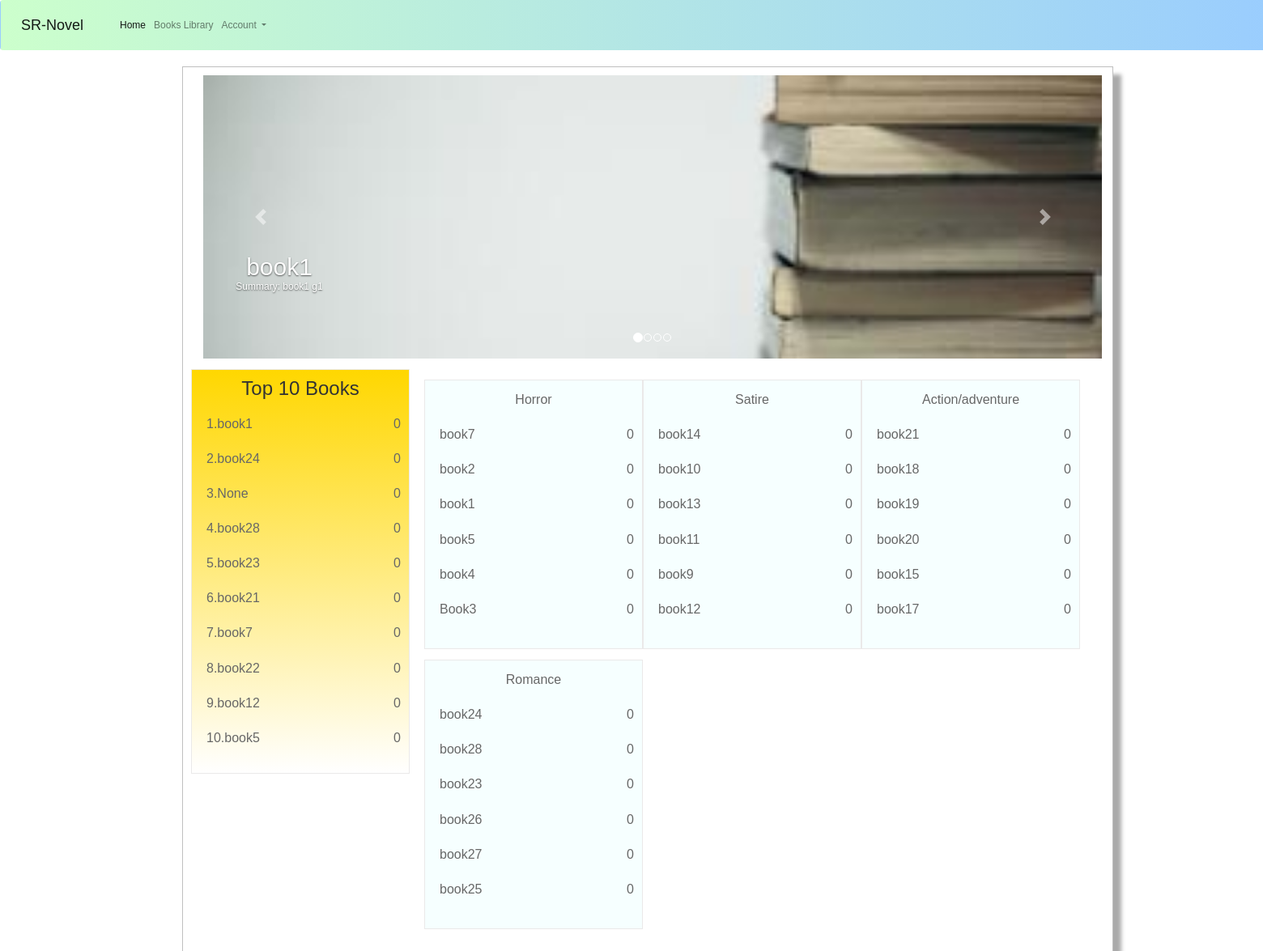
The page /application/ on the database as committed earlier.
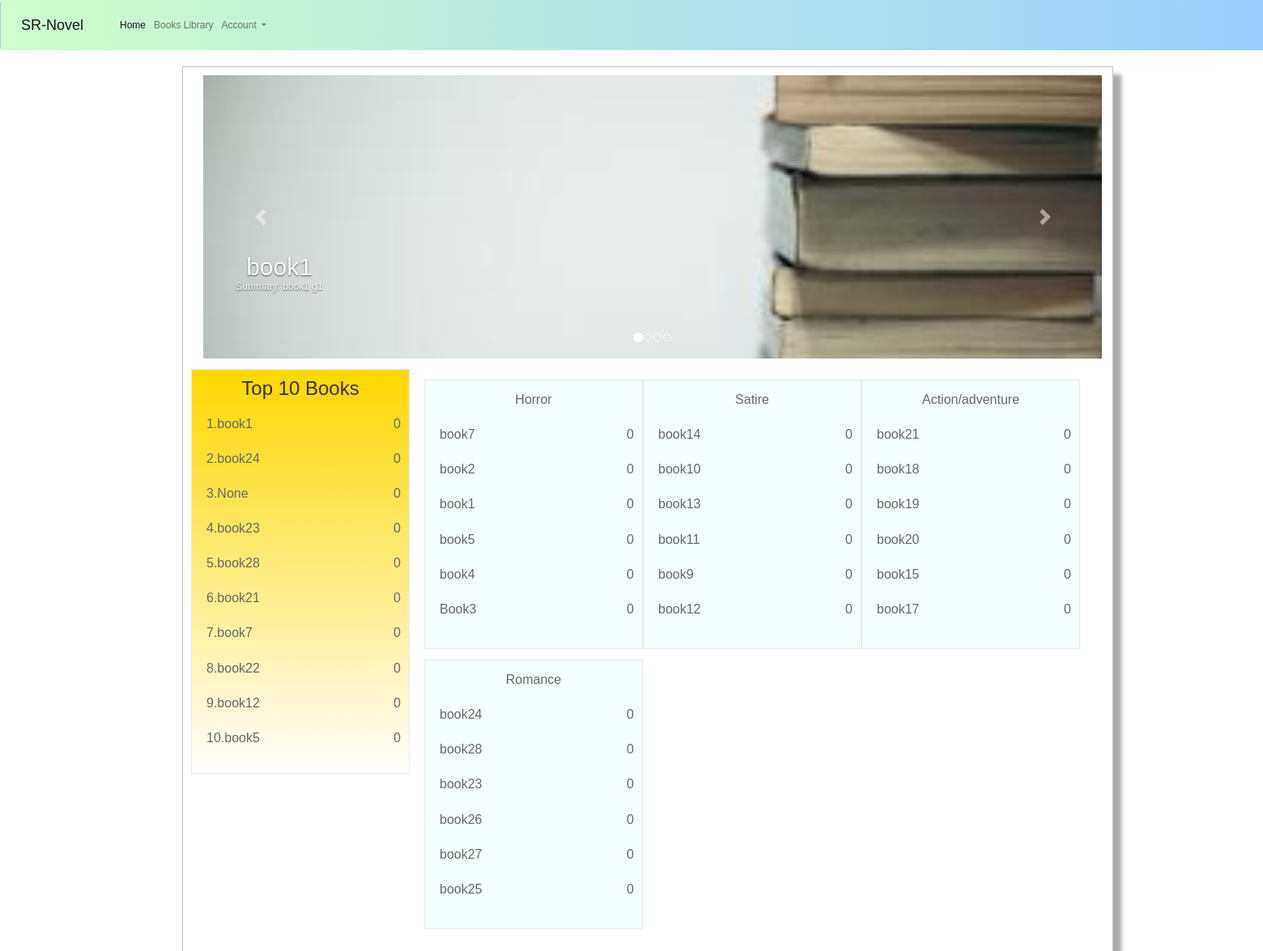
The same page on the database as committed later.
### application/models.py (models this page shows, shortened)
class Book(models.Model):
    title = models.CharField(max_length=200,blank=True, null=True)
    author = models.ForeignKey('Author', on_delete=models.SET_NULL,blank=True, null=True)
    summary = models.TextField(max_length=1000, help_text='Enter a brief description of the book')
    isbn = models.CharField('ISBN', max_length=13, help_text='13 Character <a href="https://www.isbn-international.org/content/what-isbn">ISBN number</a>')
    genre = models.ManyToManyField(Genre, help_text='Select a genre for this book')
    wordCount = models.IntegerField(default=0)
    chapterCount = models.IntegerField(default=0)
    bookFile = models.FileField(blank=True, null=True)
    like = models.IntegerField(default=0)
    date_uploaded = models.DateTimeField(default = timezone.now)
    bookImage = models.FileField(default ='default_book.jpg', upload_to='book_images')
    created_author= models.ForeignKey(User,on_delete=models.SET_NULL, blank=True, null=True)
    class Meta:
        ordering = ['-like', 'chapterCount', 'date_uploaded', '-wordCount']

### application/views.py (the view)
# urls.py: path('', views.index, name='index'),
def index(request):
    books= Book.objects.all()
    top4_books=books[:4]
    num4_list=[1,2,3,4,]
    zip_top4= zip(num4_list, top4_books)
    top10_books=books[:10]
    num10_list=[1,2,3,4,5,6,7,8,9,10,]
    zip_top10= zip(num10_list, top10_books)
    genres= Genre.objects.all()
    num6_list=[1,2,3,4,5,6,]
    context = {
        'top_book4':top4_books,
        'genreAll': genres,
        'top10_books': zip_top10,
        'top4_books': zip_top4,
    }
    genre1_top6_books=Book.objects.filter(genre = genres[0]).order_by('-wordCount')[:6]
    genre2_top6_books=Book.objects.filter(genre = genres[1]).order_by('-wordCount')[:6]
    genre3_top6_books=Book.objects.filter(genre = genres[2]).order_by('-wordCount')[:6]
    genre4_top6_books=Book.objects.filter(genre = genres[3]).order_by('-wordCount')[:6]
    genre5_top6_books=Book.objects.filter(genre = genres[4]).order_by('-wordCount')[:6]
    genre6_top6_books=Book.objects.filter(genre = genres[5]).order_by('-wordCount')[:6]
    context['Horror']=genre1_top6_books
    context['Satire']=genre2_top6_books
    context['Action']=genre3_top6_books
    context['Romance']=genre4_top6_books
    context['Fantasy']=genre5_top6_books
    context['Mythology']=genre6_top6_books
    return render(request, 'index.html', context=context)

### application/templates/index.html (shortened to what the changed rows need)
{% extends "home_base.html" %}
{% load static %}
{% block content %}
  <!DOCTYPE html>
  <html>
    <head lang="en">
      <link href="{% static 'index/css/lib.min.css' %}" type="text/css" rel="stylesheet" />
      <link href="{% static 'index/css/index.css' %}" type="text/css" rel="stylesheet" />
    </head>
    <body>
      <div class="pageBady custom clearfix container" style=" text-align: center;padding: 10px 10px 20px 10px;position: relative;min-width: 1150px;min-height: 1100px;border: 1px solid #BFBFBF;background-color: white;box-shadow: 10px 10px 5px #aaaaaa;
        height: 120%">
      </head>
      <body>
        <div id="carouselExampleIndicators" class="carousel slide container" data-ride="carousel">
          <div class="carousel-inner" style=" height: 350px;">
            <div class="carousel-item active" style="height: 260px;">
              <p><a href=" {% url 'book-detail' top_book4.0.id %} "><img class="d-block w-100" src="{{ top_book4.0.bookImage.url }}" alt="First slide" ></a></p>
              <div class="carousel-caption d-none d-md-block" style = "position:fixed; left:-700px; top:200px;">
                <h2 class = "article-title" > {{ top_book4.0.title }}</h2>
                <p class="article-content"> Summary: {{ top_book4.0.summary }} </p>
              </div>
            </div>
          </div>
        </div>
        <div class="siderBox">
          <div class="notice" style ="background: linear-gradient( to bottom,gold, white);width: 270px;height: 500px">
            <h3>Top 10 Books</h3><br>
            <ul>
              {% for num, book in top10_books %}
                <div class="box">  <a href=" {% url 'book-detail' book.id %}">
                  <li>
                  <span class="text fs16" style="float:left;">{{ num }}.</span>
                  <span class="text fs16" style="float:left">{{ book.title }}</span>
                  <span class="text fs16" style="float:right">{{book.like}}</span>
                  </li>
            </a>
          </div>
          <br>
              {% endfor %}
            </ul>
          </div>
        </div>
        <div class="w1200 clearfix">
          <div class="maincontent">
            <div >
              <ul>
                {% if Horror %}
                  <div class="siderBox" style="width: 270px">
                    <div class="notice" style="background-color: #f6ffff;">
                      <h2>Horror</h2>
                      <ul><br>
                        {% for book in Horror%}
                          <div class="box">  <a href=" {% url 'book-detail' book.id %}"><li>
                  <span class="text fs16" style="float:left">{{ book.title }}</span>
                  <span class="text fs16" style="float:right">{{book.like}}</span>
                  </li></a> </div><br>
                        {% endfor %}
                      </ul>
                    </div>
                  </div>
                {% endif %}
                {% if Satire %}
                  <div class="siderBox" style="width: 270px">
                    <div class="notice" style="background-color: #f6ffff">
                      <h2>Satire</h2>
                      <ul><br>
                        {% for book in Satire%}
                          <div class="box">  <a href=" {% url 'book-detail' book.id %}"><li>
                  <span class="text fs16" style="float:left">{{ book.title }}</span>
                  <span class="text fs16" style="float:right">{{book.like}}</span>
                  </li></a> </div><br>
                        {% endfor %}
                      </ul>
                    </div>
                  </div>
                {% endif %}
                {% if Action %}
                  <div class="siderBox" style="width: 270px">
                    <div class="notice" style="background-color: #f6ffff">
                      <h2>Action/adventure</h2>
                      <ul><br>
                        {% for book in Action%}
                          <div class="box">  <a href=" {% url 'book-detail' book.id %}"><li>
                  <span class="text fs16" style="float:left">{{ book.title }}</span>
                  <span class="text fs16" style="float:right">{{book.like}}</span>
                  </li></a> </div><br>
                        {% endfor %}
                      </ul>
                    </div>
                  </div>
                {% endif %}
                {% if Romance %}
                  <div class="siderBox" style="width: 270px">
                    <div class="notice" style="background-color: #f6ffff">
                      <h2>Romance</h2>
                      <ul><br>
                        {% for book in Romance%}
                          <div class="box">  <a href=" {% url 'book-detail' book.id %} "><li>
                  <span class="text fs16" style="float:left">{{ book.title }}</span>
                  <span class="text fs16" style="float:right">{{book.like}}</span>
                  </li></a> </div><br>
                        {% endfor %}
                      </ul>
                    </div>
                  </div>
                {% endif %}
              </ul>
            </div>
          </div>
        </div>
      </body>
    </html>
  {% endblock %}

Rows that differ between the two databases and show on the page:
shown differently, row unchanged: Book "book23": num "5" → "4"; moves up the list
changed Book "book28": num "4" → "5"
